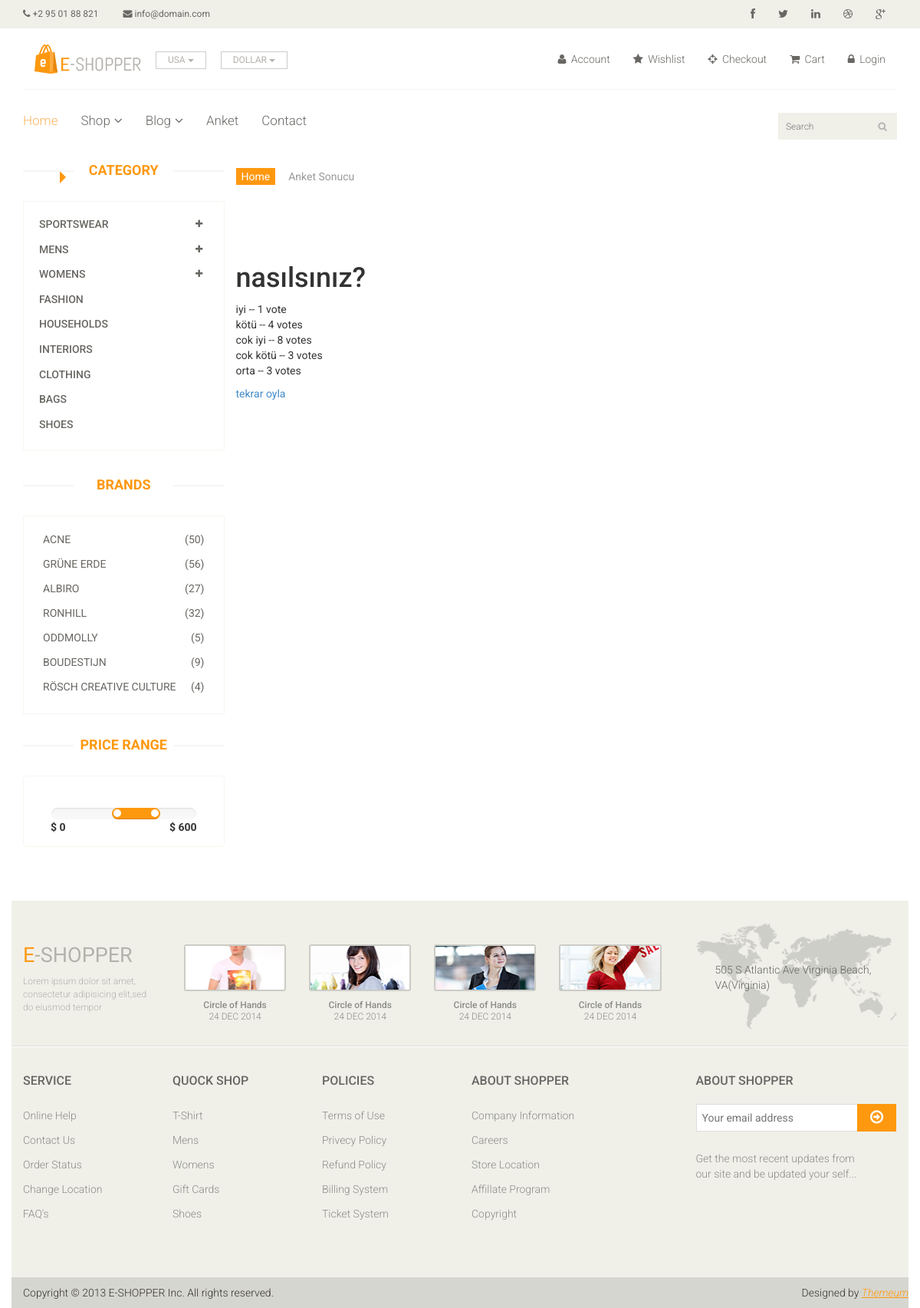
Page /polls/1/results/ on the committed database.
### polls/models.py (models this page shows, shortened)
class Question(models.Model):
    question_text = models.CharField(max_length=200)
    pub_date = models.DateTimeField('date published')
    def was_published_recently(self):
        return self.pub_date >= timezone.now() - datetime.timedelta(days=1)
    def was_published_recently(self):
        now = timezone.now()
        return now - datetime.timedelta(days=1) <= self.pub_date <= now
    was_published_recently.admin_order_field = 'pub_date'
    was_published_recently.boolean = True
    was_published_recently.short_description = 'Published recently?'

class Choice(models.Model):
    question = models.ForeignKey(Question, on_delete=models.CASCADE)
    choice_text = models.CharField(max_length=200)
    votes = models.IntegerField(default=0)

### polls/views.py (the view)
def results(request, question_id):
    question = get_object_or_404(Question, pk=question_id)
    return render(request, 'polls/results.html', {'question': question})

### polls/templates/polls/results.html (shortened to what this page needs)
{% extends "homebase.html" %}
{% block sidebar %}
{% include "sidebar.html" %}
{% endblock %}
{% block body %}
<section id="cart_items">
    <div class="container">
        <div class="breadcrumbs">
            <ol class="breadcrumb">
                <li><a href="/">Home</a></li>
                <li class="active">Anket Sonucu</li>
            </ol>
        </div>
        <section id="do_action">
            <div class="container">
                <div class="row">
                    <h1>{{ question.question_text }}</h1>
                    <ul>
                        {% for choice in question.choice_set.all %}
                        <li>{{ choice.choice_text }} -- {{ choice.votes }} vote{{ choice.votes|pluralize }}</li>
                        {% endfor %}
                    </ul>
                    <a href="{% url 'polls:detail' question.id %}">tekrar oyla</a>
                </div>
            </div>
        </section>
    </div>
</section>
{% endblock %}

### home/templates/homebase.html (shortened to what this page needs)
<!DOCTYPE html>
<html lang="en">
<head>
    {% load static %}
    <link href="{% static 'css/bootstrap.min.css' %}" rel="stylesheet">
    <link href="{% static 'css/font-awesome.min.css' %}" rel="stylesheet">
    <link href="{% static 'css/prettyPhoto.css' %}" rel="stylesheet">
    <link href="{% static 'css/price-range.css' %}" rel="stylesheet">
    <link href="{% static 'css/animate.css' %}" rel="stylesheet">
	<link href="{% static 'css/main.css' %}" rel="stylesheet">
	<link href="{% static 'css/responsive.css' %}" rel="stylesheet">
</head>
<body>
	<header id="header">
		<div class="header_top">
			<div class="container">
				<div class="row">
					<div class="col-sm-6">
						<div class="contactinfo">
							<ul class="nav nav-pills">
								<li><a href="#"><i class="fa fa-phone"></i> +2 95 01 88 821</a></li>
								<li><a href="#"><i class="fa fa-envelope"></i> info@domain.com</a></li>
							</ul>
						</div>
					</div>
					<div class="col-sm-6">
						<div class="social-icons pull-right">
							<ul class="nav navbar-nav">
								<li><a href="#"><i class="fa fa-facebook"></i></a></li>
								<li><a href="#"><i class="fa fa-twitter"></i></a></li>
								<li><a href="#"><i class="fa fa-linkedin"></i></a></li>
								<li><a href="#"><i class="fa fa-dribbble"></i></a></li>
								<li><a href="#"><i class="fa fa-google-plus"></i></a></li>
							</ul>
						</div>
					</div>
				</div>
			</div>
		</div>
		<div class="header-middle">
			<div class="container">
				<div class="row">
					<div class="col-md-4 clearfix">
						<div class="logo pull-left">
							<a href="index.html"><img src="{% static 'images/home/logo.png' %}" alt="" /></a>
						</div>
						<div class="btn-group pull-right clearfix">
							<div class="btn-group">
								<button type="button" class="btn btn-default dropdown-toggle usa" data-toggle="dropdown">
									USA
									<span class="caret"></span>
								</button>
							</div>
							<div class="btn-group">
								<button type="button" class="btn btn-default dropdown-toggle usa" data-toggle="dropdown">
									DOLLAR
									<span class="caret"></span>
								</button>
							</div>
						</div>
					</div>
					<div class="col-md-8 clearfix">
						<div class="shop-menu clearfix pull-right">
							<ul class="nav navbar-nav">
								<li><a href=""><i class="fa fa-user"></i> Account</a></li>
								<li><a href=""><i class="fa fa-star"></i> Wishlist</a></li>
								<li><a href="checkout.html"><i class="fa fa-crosshairs"></i> Checkout</a></li>
								<li><a href="cart.html"><i class="fa fa-shopping-cart"></i> Cart</a></li>
								<li><a href="login.html"><i class="fa fa-lock"></i> Login</a></li>
							</ul>
						</div>
					</div>
				</div>
			</div>
		</div>
		<div class="header-bottom">
			<div class="container">
				<div class="row">
					<div class="col-sm-9">
						<div class="mainmenu pull-left">
							<ul class="nav navbar-nav collapse navbar-collapse">
								<li><a href="index.html" class="active">Home</a></li>
								<li class="dropdown"><a href="#">Shop<i class="fa fa-angle-down"></i></a>
                                </li>
								<li class="dropdown"><a href="#">Blog<i class="fa fa-angle-down"></i></a>
                                </li>
								<li><a href="/polls">Anket</a></li>
								<li><a href="contact-us.html">Contact</a></li>
							</ul>
						</div>
					</div>
					<div class="col-sm-3">
						<div class="search_box pull-right">
							<input type="text" placeholder="Search"/>
						</div>
					</div>
				</div>
			</div>
		</div>
	</header>
    {% block sidebar %}{% endblock %}
    {% block body %}{% endblock %}
	<footer id="footer">
		<div class="footer-top">
			<div class="container">
				<div class="row">
					<div class="col-sm-2">
						<div class="companyinfo">
							<h2><span>e</span>-shopper</h2>
							<p>Lorem ipsum dolor sit amet, consectetur adipisicing elit,sed do eiusmod tempor</p>
						</div>
					</div>
					<div class="col-sm-7">
						<div class="col-sm-3">
							<div class="video-gallery text-center">
								<a href="#">
									<div class="iframe-img">
										<img src="{% static 'images/home/iframe1.png' %}" alt="" />
									</div>
								</a>
								<p>Circle of Hands</p>
								<h2>24 DEC 2014</h2>
							</div>
						</div>
						<div class="col-sm-3">
							<div class="video-gallery text-center">
								<a href="#">
									<div class="iframe-img">
										<img src="{% static 'images/home/iframe2.png' %}" alt="" />
									</div>
								</a>
								<p>Circle of Hands</p>
								<h2>24 DEC 2014</h2>
							</div>
						</div>
						<div class="col-sm-3">
							<div class="video-gallery text-center">
								<a href="#">
									<div class="iframe-img">
										<img src="{% static 'images/home/iframe3.png' %}" alt="" />
									</div>
								</a>
								<p>Circle of Hands</p>
								<h2>24 DEC 2014</h2>
							</div>
						</div>
						<div class="col-sm-3">
							<div class="video-gallery text-center">
								<a href="#">
									<div class="iframe-img">
										<img src="{% static 'images/home/iframe4.png' %}" alt="" />
									</div>
								</a>
								<p>Circle of Hands</p>
								<h2>24 DEC 2014</h2>
							</div>
						</div>
					</div>
					<div class="col-sm-3">
						<div class="address">
							<img src="{% static 'images/home/map.png' %}" alt="" />
							<p>505 S Atlantic Ave Virginia Beach, VA(Virginia)</p>
						</div>
					</div>
				</div>
			</div>
		</div>
		<div class="footer-widget">
			<div class="container">
				<div class="row">
					<div class="col-sm-2">
						<div class="single-widget">
							<h2>Service</h2>
							<ul class="nav nav-pills nav-stacked">
								<li><a href="#">Online Help</a></li>
								<li><a href="#">Contact Us</a></li>
								<li><a href="#">Order Status</a></li>
								<li><a href="#">Change Location</a></li>
								<li><a href="#">FAQ’s</a></li>
							</ul>
						</div>
					</div>
					<div class="col-sm-2">
						<div class="single-widget">
							<h2>Quock Shop</h2>
							<ul class="nav nav-pills nav-stacked">
								<li><a href="#">T-Shirt</a></li>
								<li><a href="#">Mens</a></li>
								<li><a href="#">Womens</a></li>
								<li><a href="#">Gift Cards</a></li>
								<li><a href="#">Shoes</a></li>
							</ul>
						</div>
					</div>
					<div class="col-sm-2">
						<div class="single-widget">
							<h2>Policies</h2>
							<ul class="nav nav-pills nav-stacked">
								<li><a href="#">Terms of Use</a></li>
								<li><a href="#">Privecy Policy</a></li>
								<li><a href="#">Refund Policy</a></li>
								<li><a href="#">Billing System</a></li>
								<li><a href="#">Ticket System</a></li>
							</ul>
						</div>
					</div>
					<div class="col-sm-2">
						<div class="single-widget">
							<h2>About Shopper</h2>
							<ul class="nav nav-pills nav-stacked">
								<li><a href="#">Company Information</a></li>
								<li><a href="#">Careers</a></li>
								<li><a href="#">Store Location</a></li>
								<li><a href="#">Affillate Program</a></li>
								<li><a href="#">Copyright</a></li>
							</ul>
						</div>
					</div>
					<div class="col-sm-3 col-sm-offset-1">
						<div class="single-widget">
							<h2>About Shopper</h2>
							<form action="#" class="searchform">
								<input type="text" placeholder="Your email address" />
								<button type="submit" class="btn btn-default"><i class="fa fa-arrow-circle-o-right"></i></button>
								<p>Get the most recent updates from <br />our site and be updated your self...</p>
							</form>
						</div>
					</div>
				</div>
			</div>
		</div>
		<div class="footer-bottom">
			<div class="container">
				<div class="row">
					<p class="pull-left">Copyright © 2013 E-SHOPPER Inc. All rights reserved.</p>
					<p class="pull-right">Designed by <span><a target="_blank" href="http://www.themeum.com">Themeum</a></span></p>
				</div>
			</div>
		</div>
	</footer>
</body>
</html>

### home/templates/sidebar.html (shortened to what this page needs)
		{% load static %}
<section>
		<div class="container">
			<div class="row">
				<div class="col-sm-3">
					<div class="left-sidebar">
						<h2>Category</h2>
						<div class="panel-group category-products" id="accordian">
							<div class="panel panel-default">
								<div class="panel-heading">
									<h4 class="panel-title">
										<a data-toggle="collapse" data-parent="#accordian" href="#sportswear">
											<span class="badge pull-right"><i class="fa fa-plus"></i></span>
											Sportswear
										</a>
									</h4>
								</div>
							</div>
							<div class="panel panel-default">
								<div class="panel-heading">
									<h4 class="panel-title">
										<a data-toggle="collapse" data-parent="#accordian" href="#mens">
											<span class="badge pull-right"><i class="fa fa-plus"></i></span>
											Mens
										</a>
									</h4>
								</div>
							</div>
							<div class="panel panel-default">
								<div class="panel-heading">
									<h4 class="panel-title">
										<a data-toggle="collapse" data-parent="#accordian" href="#womens">
											<span class="badge pull-right"><i class="fa fa-plus"></i></span>
											Womens
										</a>
									</h4>
								</div>
							</div>
							<div class="panel panel-default">
								<div class="panel-heading">
									<h4 class="panel-title"><a href="#">Fashion</a></h4>
								</div>
							</div>
							<div class="panel panel-default">
								<div class="panel-heading">
									<h4 class="panel-title"><a href="#">Households</a></h4>
								</div>
							</div>
							<div class="panel panel-default">
								<div class="panel-heading">
									<h4 class="panel-title"><a href="#">Interiors</a></h4>
								</div>
							</div>
							<div class="panel panel-default">
								<div class="panel-heading">
									<h4 class="panel-title"><a href="#">Clothing</a></h4>
								</div>
							</div>
							<div class="panel panel-default">
								<div class="panel-heading">
									<h4 class="panel-title"><a href="#">Bags</a></h4>
								</div>
							</div>
							<div class="panel panel-default">
								<div class="panel-heading">
									<h4 class="panel-title"><a href="#">Shoes</a></h4>
								</div>
							</div>
						</div>
						<div class="brands_products">
							<h2>Brands</h2>
							<div class="brands-name">
								<ul class="nav nav-pills nav-stacked">
									<li><a href="#"> <span class="pull-right">(50)</span>Acne</a></li>
									<li><a href="#"> <span class="pull-right">(56)</span>Grüne Erde</a></li>
									<li><a href="#"> <span class="pull-right">(27)</span>Albiro</a></li>
									<li><a href="#"> <span class="pull-right">(32)</span>Ronhill</a></li>
									<li><a href="#"> <span class="pull-right">(5)</span>Oddmolly</a></li>
									<li><a href="#"> <span class="pull-right">(9)</span>Boudestijn</a></li>
									<li><a href="#"> <span class="pull-right">(4)</span>Rösch creative culture</a></li>
								</ul>
							</div>
						</div>
						<div class="price-range">
							<h2>Price Range</h2>
							<div class="well text-center">
								 <input type="text" class="span2" value="" data-slider-min="0" data-slider-max="600" data-slider-step="5" data-slider-value="[250,450]" id="sl2" ><br />
								 <b class="pull-left">$ 0</b> <b class="pull-right">$ 600</b>
							</div>
						</div>
					</div>
				</div>

### rows in the picture
Question: question_text "nasılsınız?"
Choice: choice_text "iyi", votes "1"
Choice: choice_text "kötü", votes "4"
Choice: choice_text "cok iyi", votes "8"
Choice: choice_text "cok kötü", votes "3"
Choice: choice_text "orta", votes "3"
